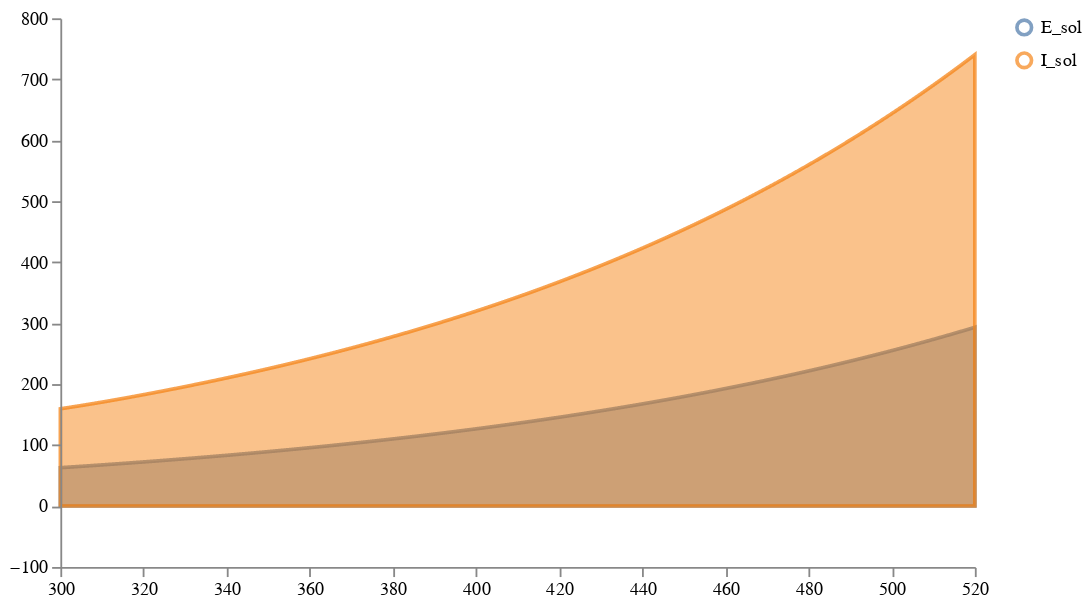

The code cell stored with this chart in its notebook:
### Code cell
# schema = plots.trajectories(pd.DataFrame(post_samples["data"]), subset="V_sol",
#                             points=ww_data4.reset_index(drop=True).rename(columns={"V":"V_data"}))
# schema = plots.pad(schema, 5)
# plots.ipy_display(schema)

# Plot calibrated samples for other state variables
schema = plots.trajectories(post_samples["data"].drop(columns=['V_sol', 'S_sol']), subset=".*_sol",
                            #points=ww_data_train.reset_index(drop=True).rename(columns={"V":"V_data"})
                           )
schema = plots.pad(schema, 5)
plots.ipy_display(schema)

### Figure 1 — Vega specification as saved in the notebook (floating-point values rounded to 4 significant figures; data arrays with more than 128 entries replaced by an {"elided": "..."} marker saying what was removed)
{"$schema": "https://vega.github.io/schema/vega/v5.json", "axes": [{"name": "x_axis", "orient": "bottom", "scale": "xscale", "zindex": 100}, {"name": "y_axis", "orient": "left", "scale": "yscale", "zindex": 100}], "data": [{"name": "distributions", "values": {"elided": "4402 records"}}, {"name": "traces", "transform": [{"expr": "isValid(datum.value)", "type": "filter"}], "values": []}, {"name": "points", "values": []}, {"name": "markers", "values": []}, {"name": "selected", "on": [{"remove": true, "trigger": "clear"}, {"remove": true, "trigger": "!shift"}, {"insert": "clicked", "trigger": "!shift && clicked"}, {"toggle": "clicked", "trigger": "shift && clicked"}]}], "height": 300, "legends": [{"encode": {"labels": {"interactive": true, "name": "legendLabel", "update": {"opacity": [{"test": "!length(data('selected')) || indata('selected', 'value', datum.value)", "value": 1}, {"value": 0.25}]}}, "symbols": {"interactive": true, "name": "legendSymbol", "update": {"fill": {"value": "transparent"}, "opacity": [{"test": "!length(data('selected')) || indata('selected', 'value', datum.value)", "value": 0.7}, {"value": 0.15}], "size": {"value": 64}, "strokeWidth": {"value": 2}}}}, "name": "color_legend", "stroke": "color"}], "marks": [{"from": {"facet": {"data": "points", "groupby": "trajectory", "name": "points_split"}}, "marks": [{"encode": {"hover": {"fillOpacity": {"value": 0.9}}, "update": {"fill": {"field": "trajectory", "scale": "color"}, "fillOpacity": [{"test": "!length(data('selected')) || indata('selected', 'value', datum.trajectory)", "value": 0.5}, {"value": 0.15}], "size": {"value": 10}, "stroke": {"field": "trajectory", "scale": "color"}, "strokeOpacity": [{"test": "!length(data('selected')) || indata('selected', 'value', datum.trajectory)", "value": 0.75}, {"value": 0.15}], "strokeWidth": {"value": 2}, "tooltip": {"field": "value"}, "x": {"field": "timepoint", "scale": "xscale"}, "y": {"field": "value", "scale": "yscale"}}}, "from": {"data": "points"}, "name": "_points_symbol", "type": "symbol", "zindex": 3}, {"encode": {"hover": {"fillOpacity": {"value": 0.9}}, "update": {"interpolate": {"value": "linear"}, "stroke": {"field": "trajectory", "scale": "color"}, "strokeOpacity": [{"test": "!length(data('selected')) || indata('selected', 'value', datum.trajectory)", "value": 0.3}, {"value": 0.1}], "strokeWidth": {"value": 2}, "x": {"field": "timepoint", "scale": "xscale"}, "y": {"field": "value", "scale": "yscale"}}}, "from": {"data": "points"}, "name": "_points_line", "type": "line", "zindex": 3}], "name": "_points", "type": "group", "zindex": 3}, {"from": {"facet": {"data": "traces", "groupby": "trajectory", "name": "traces_split"}}, "marks": [{"encode": {"hover": {"fillOpacity": {"value": 0.9}}, "update": {"interpolate": {"value": "linear"}, "stroke": {"field": "trajectory", "scale": "color"}, "strokeOpacity": [{"test": "!length(data('selected')) || indata('selected', 'value', datum.trajectory)", "value": 0.75}, {"value": 0.15}], "strokeWidth": {"value": 2}, "x": {"field": "timepoint", "scale": "xscale"}, "y": {"field": "value", "scale": "yscale"}}}, "from": {"data": "traces_split"}, "name": "_traces_lines", "type": "line"}], "name": "_traces", "type": "group", "zindex": 2}, {"from": {"facet": {"data": "distributions", "groupby": "trajectory", "name": "trajectory_split"}}, "marks": [{"encode": {"hover": {"fillOpacity": {"value": 0.9}}, "update": {"fill": {"field": "trajectory", "scale": "color"}, "fillOpacity": [{"test": "!length(data('selected')) || indata('selected', 'value', datum.trajectory)", "value": 0.5}, {"value": 0.15}], "interpolate": {"value": "linear"}, "stroke": {"field": "trajectory", "scale": "color"}, "strokeOpacity": [{"test": "!length(data('selected')) || indata('selected', 'value', datum.trajectory)", "value": 0.75}, {"value": 0.15}], "strokeWidth": {"value": 2}, "x": {"field": "timepoint", "scale": "xscale"}, "y": {"field": "upper", "scale": "yscale"}, "y2": {"field": "lower", "scale": "yscale"}}}, "from": {"data": "trajectory_split"}, "type": "area"}], "name": "_distributions", "type": "group", "zindex": 1}, {"marks": [{"encode": {"enter": {"stroke": {"value": "lightgray"}}, "update": {"opacity": {"value": 1}, "x": {"field": "timepoint", "scale": "xscale"}, "y": {"signal": "height"}, "y2": {"value": 0}}}, "from": {"data": "markers"}, "name": "_marker text", "type": "rule"}, {"encode": {"enter": {"fontSize": {"value": 8}, "text": {"field": "datum.label"}, "y": {"value": 0}}}, "from": {"data": "_marker text"}, "name": "_marker flags", "transform": [{"as": ["x", "_y", "opacity", "align", "baseline"], "lineAnchor": "start", "offset": [1], "size": {"signal": "[width, height]"}, "type": "label"}], "type": "text"}], "name": "_markers", "type": "group"}], "padding": 5, "scales": [{"domain": {"fields": [{"data": "distributions", "field": "timepoint"}, {"data": "traces", "field": "timepoint"}, {"data": "points", "field": "timepoint"}, {"data": "markers", "field": "timepoint"}]}, "name": "xscale", "range": "width", "type": "linear", "zero": false}, {"domain": {"fields": [{"data": "distributions", "field": "lower"}, {"data": "distributions", "field": "upper"}, {"data": "traces", "field": "value"}, {"data": "points", "field": "value"}]}, "name": "yscale", "nice": true, "range": "height", "type": "linear", "zero": true}, {"domain": {"fields": [{"data": "distributions", "field": "trajectory"}, {"data": "traces", "field": "trajectory"}, {"data": "points", "field": "trajectory"}]}, "name": "color", "range": "category", "type": "ordinal"}], "signals": [{"name": "clear", "on": [{"events": "mouseup[!event.item]", "force": true, "update": "true"}], "value": true}, {"name": "shift", "on": [{"events": "@legendSymbol:click, @legendLabel:click", "force": true, "update": "event.shiftKey"}], "value": false}, {"name": "clicked", "on": [{"events": "@legendSymbol:click, @legendLabel:click", "force": true, "update": "{value: datum.value}"}], "value": null}], "width": 500}
